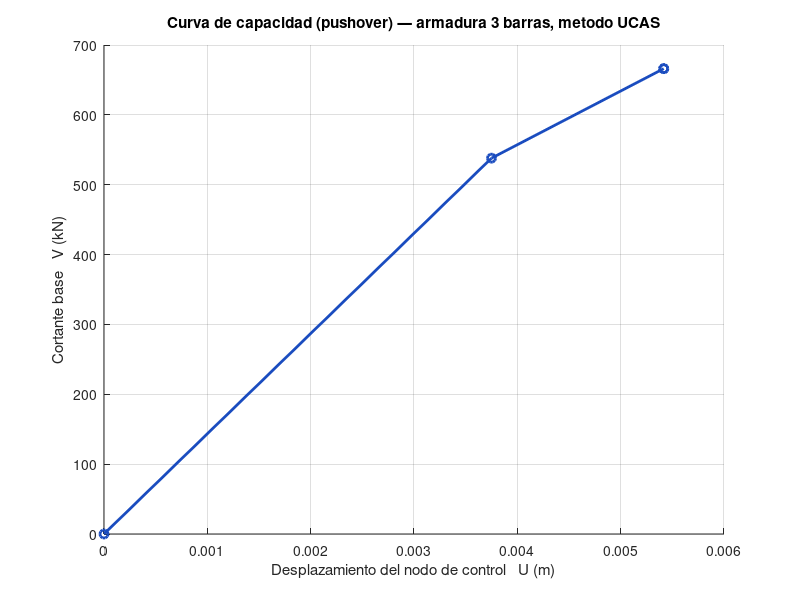

Write MATLAB code to recreate this figure.
% ============================================================
%  PUSHOVER de ARMADURA  —  analisis NO LINEAL (metodo UCAS 2D)
%  Event-to-event (armadurac.m, seccion no lineal):
%   - se aplica carga UNITARIA en el nodo de control;
%   - factor para fluir cada barra:  Pf = (Py - N_acum)/|n_unit| ;
%   - la barra con MENOR Pf fluye, se ablanda (E -> ~0, plastica);
%   - se re-arma la rigidez y se repite -> CURVA DE CAPACIDAD (V vs U).
%  Modelo: armadura de 3 barras estaticamente INDETERMINADA (clasica).
% ============================================================

% --- Modelo como DATOS -----------------------------------------------
% XY: [ id   x    y   restrX restrY   Fx   Fy ]      (m , kN)
XY = [ 1   0    3     1     1      0    0
       2   2    3     1     1      0    0
       3   4    3     1     1      0    0
       4   2    0     0     0      0    0 ];   % nodo 4 = control (libre)

% CONN: [ id  nodoI  nodoJ   E(kPa)    alfa   A(m2) ]
CONN = [ 1    1      4      200e6      0     0.001
         2    2      4      200e6      0     0.001
         3    3      4      200e6      0     0.001 ];

E0 = CONN(:,4);   A = CONN(:,6);
nN = size(XY,1);  nE = size(CONN,1);

Fy   = 250e3;          % esfuerzo de fluencia (kPa ~ acero 250 MPa)
Py   = Fy * A;         % capacidad axial por barra (kN)
GDLc = 2*4;            % GDL de control: nodo 4, uy (empuje vertical)

% Restricciones (2 GDL por nodo)
Rest = zeros(2*nN,1);
for i = 1:nN
    Rest(2*i-1) = XY(i,4);   Rest(2*i) = XY(i,5);
end
s = find(Rest);      p = find(~Rest);

% Estado no lineal
Emod    = E0;              % modulo actual por barra (se ablanda al fluir)
yielded = zeros(nE,1);     % 1 si la barra ya fluyo
Nacc    = zeros(nE,1);     % fuerza axial acumulada por barra
Pacc = 0;  Uacc = 0;
Ucurve = 0;  Vcurve = 0;   % curva de capacidad (parte del origen)

disp('=== Secuencia de fluencia (pushover event-to-event) ===')
for step = 1:nE
    % --- Rigidez global con los modulos actuales ---
    K = zeros(2*nN, 2*nN);
    for i = 1:nE
        NI = find(CONN(i,2)==XY(:,1));   NJ = find(CONN(i,3)==XY(:,1));
        dx = XY(NJ,2)-XY(NI,2);   dy = XY(NJ,3)-XY(NI,3);
        L  = sqrt(dx^2 + dy^2);   c = dx/L;   sn = dy/L;
        B  = [ c sn 0 0; -sn c 0 0; 0 0 c sn; 0 0 -sn c ];
        kl = (Emod(i)*A(i)/L) * [1 0 -1 0; 0 0 0 0; -1 0 1 0; 0 0 0 0];
        kg = B' * kl * B;
        g  = [2*NI-1, 2*NI, 2*NJ-1, 2*NJ];
        K(g,g) = K(g,g) + kg;
    end

    % --- Resolver carga UNITARIA en el nodo de control (hacia abajo) ---
    Fu = zeros(2*nN,1);   Fu(GDLc) = -1;
    Kpp = K(p,p);
    uu  = zeros(2*nN,1);
    uu(p) = inv(Kpp) * Fu(p);

    % --- Fuerzas axiales por barra bajo la carga unitaria ---
    lambda = inf;   ey = 0;
    nunit = zeros(nE,1);
    for i = 1:nE
        NI = find(CONN(i,2)==XY(:,1));   NJ = find(CONN(i,3)==XY(:,1));
        dx = XY(NJ,2)-XY(NI,2);   dy = XY(NJ,3)-XY(NI,3);
        L  = sqrt(dx^2 + dy^2);   c = dx/L;   sn = dy/L;
        ue = [uu(2*NI-1); uu(2*NI); uu(2*NJ-1); uu(2*NJ)];
        Trow = [-c, -sn, c, sn];
        nvec = (Emod(i)*A(i)/L) * (Trow * ue);
        nunit(i) = nvec(1);
        % factor de carga para llevar esta barra (aun elastica) a fluir
        if yielded(i) == 0 && abs(nunit(i)) > 1e-9
            pf = (Py(i) - Nacc(i)) / abs(nunit(i));
            if pf < lambda
                lambda = pf;   ey = i;
            end
        end
    end
    if ey == 0
        disp('Mecanismo alcanzado: no quedan barras elasticas.')
        break
    end

    % --- Acumular el incremento hasta el proximo evento de fluencia ---
    Nacc = Nacc + lambda * abs(nunit);
    Pacc = Pacc + lambda;
    Uacc = Uacc + lambda * abs(uu(GDLc));
    Ucurve = [Ucurve; Uacc];
    Vcurve = [Vcurve; Pacc];
    fprintf('Paso %d: fluye barra %d  |  V_base = %8.2f kN   U = %.4e m\n', ...
            step, ey, Pacc, Uacc);

    % --- Ablandar la barra que fluyo (plastica: E -> ~0) ---
    yielded(ey) = 1;
    Emod(ey)    = E0(ey) * 1e-3;
end

% --- Curva de capacidad (pushover) -----------------------------------
figure; hold on; grid on
plot(Ucurve, Vcurve, '-o', 'LineWidth', 2, 'Color', [0.10 0.30 0.75]);
xlabel('Desplazamiento del nodo de control   U (m)');
ylabel('Cortante base   V (kN)');
title('Curva de capacidad (pushover) — armadura 3 barras, metodo UCAS');
